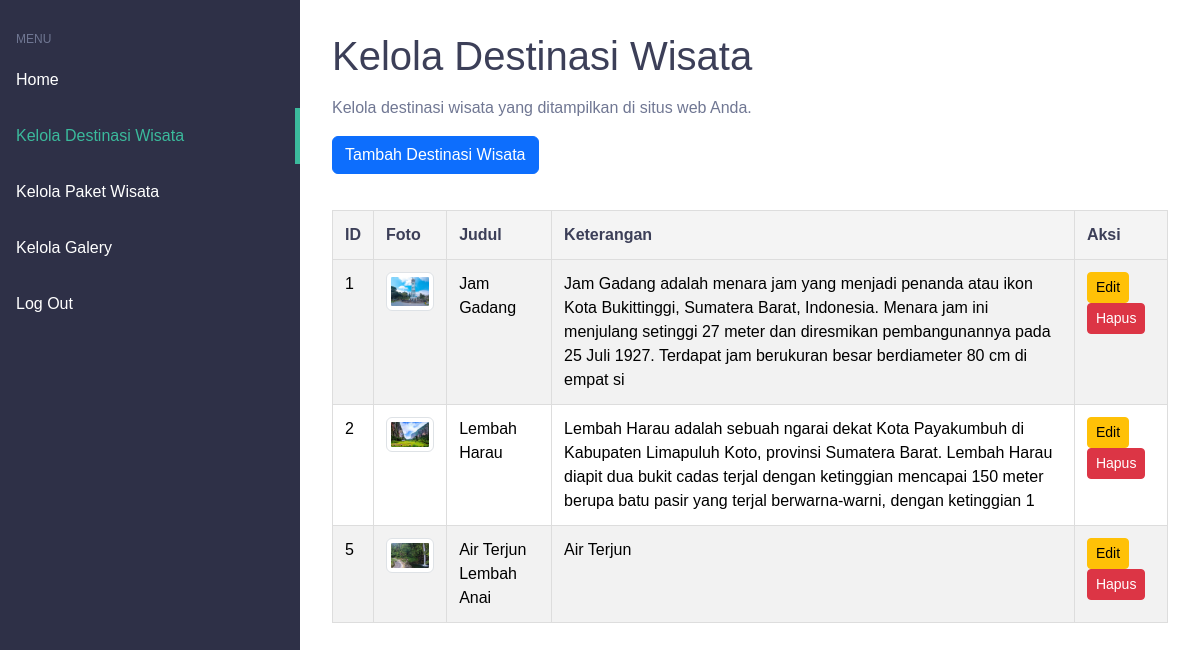
Screenshot of /admin/kelola_destinasi_wisata.php with the database file from the repository.
### tables this page shows
CREATE TABLE `destinasi_wisata` (
  `id` int(11) NOT NULL,
  `foto` varchar(255) NOT NULL,
  `judul` varchar(255) NOT NULL,
  `keterangan` varchar(255) NOT NULL
);

### admin/kelola_destinasi_wisata.php (the view, shortened to what this page needs)
<?php
include '../db.php';
$stmt = $pdo->prepare("SELECT * FROM destinasi_wisata");
$stmt->execute();
$destinasi_wisata = $stmt->fetchAll(PDO::FETCH_ASSOC);
?>
<!DOCTYPE html>
<html lang="en">
<head>
    <link href="https://cdn.jsdelivr.net/npm/bootstrap@5.3.3/dist/css/bootstrap.min.css" rel="stylesheet">
    <link rel="stylesheet" href="assets/style.css" />
</head>
<body>
    <div class="app">
        <aside class="sidebar">
            <h3>Menu</h3>
            <nav class="menu">
                <a href="admin.php" class="menu-item">Home</a>
                <a href="#" class="menu-item is-active">Kelola Destinasi Wisata</a>
                <a href="kelola_paketwisata.php" class="menu-item">Kelola Paket Wisata</a>
                <a href="kelola_galery.php" class="menu-item">Kelola Galery</a>
                <a href="../logout.php" class="menu-item">Log Out</a>
            </nav>
        </aside>
        <main class="content">
            <h1>Kelola Destinasi Wisata</h1>
            <p>Kelola destinasi wisata yang ditampilkan di situs web Anda.</p>
            <a href="tambah_destinasi.php" class="btn btn-primary mb-3">Tambah Destinasi Wisata</a>
            <div class="table-responsive">
                <table class="table table-striped">
                    <thead>
                        <tr>
                            <th>ID</th>
                            <th>Foto</th>
                            <th>Judul</th>
                            <th>Keterangan</th>
                            <th>Aksi</th>
                        </tr>
                    </thead>
                    <tbody>
                        <?php foreach ($destinasi_wisata as $destinasi): ?>
                            <tr>
                                <td><?php echo htmlspecialchars($destinasi['id']); ?></td>
                                <td>
                                    <img src="../assets/gallery/<?php echo htmlspecialchars($destinasi['foto']); ?>"
                                         alt="<?php echo htmlspecialchars($destinasi['judul']); ?>"
                                         class="img-thumbnail" width="100">
                                </td>
                                <td><?php echo htmlspecialchars($destinasi['judul']); ?></td>
                                <td><?php echo htmlspecialchars($destinasi['keterangan']); ?></td>
                                <td>
                                    <a href="edit_destinasi.php?id=<?php echo htmlspecialchars($destinasi['id']); ?>"
                                       class="btn btn-warning btn-sm">Edit</a>
                                    <a href="hapus_destinasi.php?id=<?php echo htmlspecialchars($destinasi['id']); ?>"
                                       class="btn btn-danger btn-sm"
                                       onclick="return confirm('Anda yakin ingin menghapus destinasi ini?')">Hapus</a>
                                </td>
                            </tr>
                        <?php endforeach; ?>
                    </tbody>
                </table>
            </div>
        </main>
    </div>
</body>
</html>

### admin/assets/style.css (style rules this page uses)
* { margin: 0; padding: 0; box-sizing: border-box; font-family: sans-serif; }
.app { display: flex; min-height: 100vh; }
.sidebar { flex: 1 1 0; max-width: 300px; padding: 2rem 1rem; background-color: #2e3047; }
.sidebar h3 { color: #707793; font-size: 0.75rem; text-transform: uppercase; margin-bottom: 0.5em; }
.sidebar .menu { margin: 0 -1rem; }
.sidebar .menu .menu-item { display: block; padding: 1em; color: #FFF; text-decoration: none; transition: 0.2s linear; }
.sidebar .menu .menu-item:hover, .sidebar .menu .menu-item.is-active { color: #3bba9c; border-right: 5px solid #3bba9c; }
.content { flex: 1 1 0; padding: 2rem; }
.content h1 { color: #3C3F58; font-size: 2.5rem; margin-bottom: 1rem; }
.content p { color: #707793; }
table { width: 100%; border-collapse: collapse; margin: 20px 0; }
th, td { padding: 12px; text-align: left; border: 1px solid #ddd; }
th { background-color: #f4f4f4; color: #3C3F58; }
tr:nth-child(even) { background-color: #f9f9f9; }
.content table { width: 100%; border-collapse: collapse; margin: 20px 0; }
.content th, .content td { padding: 12px; text-align: left; border: 1px solid #ddd; }
.content th { background-color: #f4f4f4; color: #3C3F58; }
.content tr:nth-child(even) { background-color: #f9f9f9; }

### rows the page displays
destinasi_wisata: id "1", foto (picture), judul "Jam Gadang", keterangan "Jam Gadang adalah menara jam yang menjadi penanda atau ikon Kota Bukittinggi, Sumatera Barat, Indonesia. Menara jam ini menjulang setinggi 27 meter dan diresmikan pembangunannya pada 25 Juli 1927. Terdapat jam berukuran besar berdiameter 80 cm di empat si"
destinasi_wisata: id "2", foto (picture), judul "Lembah Harau", keterangan "Lembah Harau adalah sebuah ngarai dekat Kota Payakumbuh di Kabupaten Limapuluh Koto, provinsi Sumatera Barat. Lembah Harau diapit dua bukit cadas terjal dengan ketinggian mencapai 150 meter berupa batu pasir yang terjal berwarna-warni, dengan ketinggian 1"
destinasi_wisata: id "5", foto (picture), judul "Air Terjun Lembah Anai", keterangan "Air Terjun"
